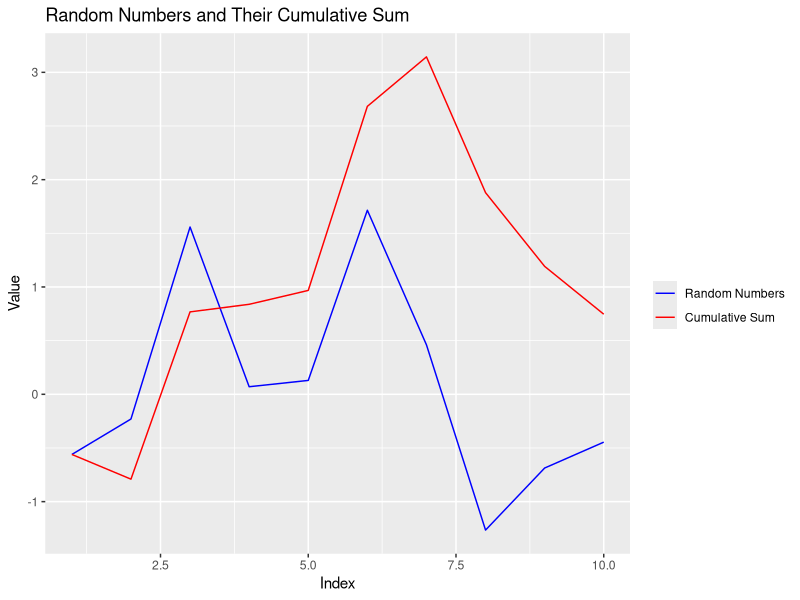

Write R code to recreate this figure.
# Install ggplot2 if not already installed

if (!requireNamespace("ggplot2", quietly = TRUE)) {
install.packages("ggplot2")
}

# Load the ggplot2 library

library(ggplot2)

# Generate a dataset of random numbers

set.seed(123) # Setting seed for reproducibility
data <- data.frame(
Index = 1:10,
RandomNumbers = rnorm(10) # 10 random numbers from a normal distribution
)

# Calculate the cumulative sum

data$CumulativeSum = cumsum(data$RandomNumbers)

# Plotting the data

ggplot(data, aes(x = Index)) +
geom_line(aes(y = RandomNumbers, color = "Random Numbers")) +
geom_line(aes(y = CumulativeSum, color = "Cumulative Sum")) +
labs(title = "Random Numbers and Their Cumulative Sum",
x = "Index",
y = "Value") +
scale_color_manual("",
breaks = c("Random Numbers", "Cumulative Sum"),
values = c("blue", "red"))